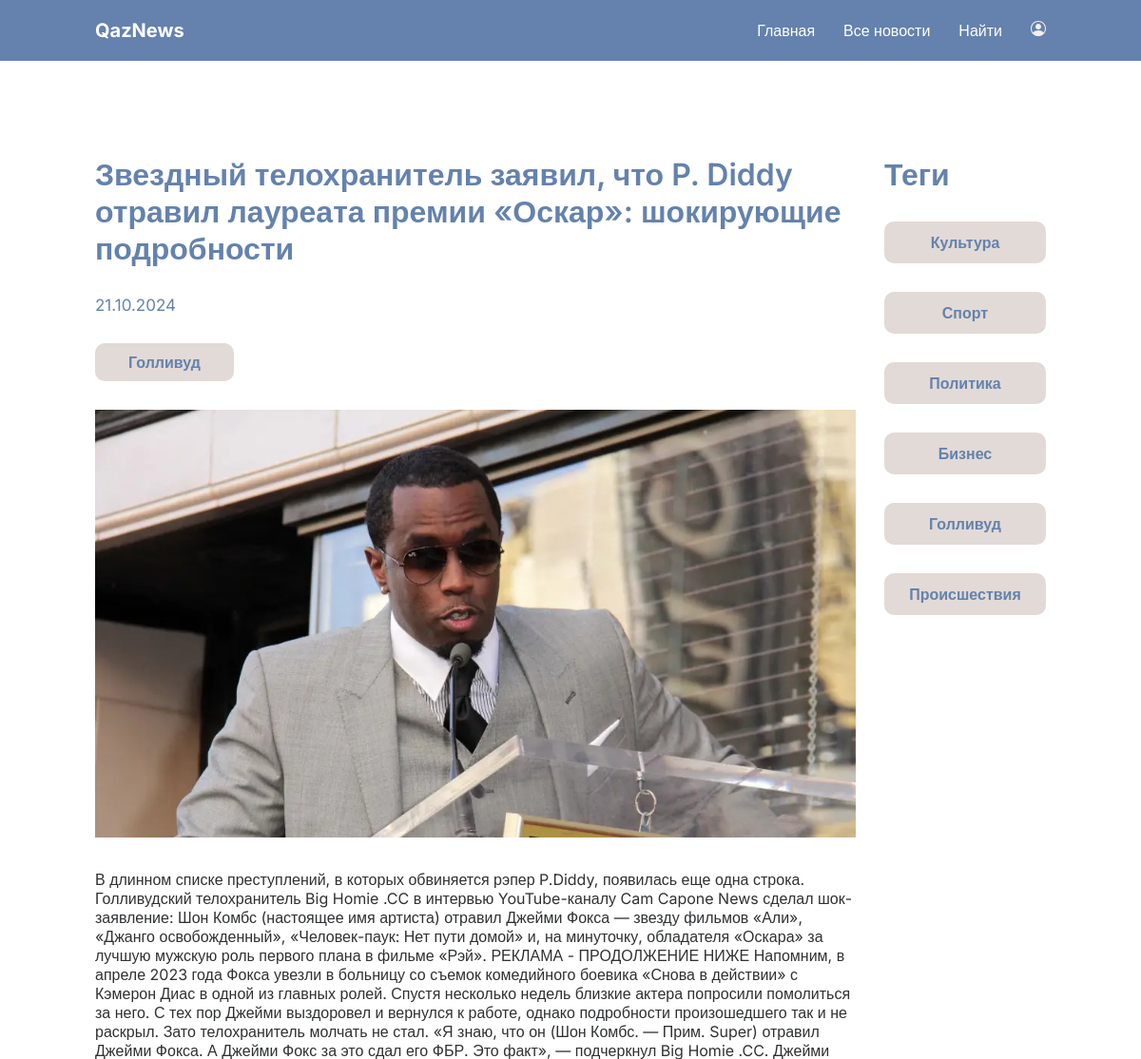
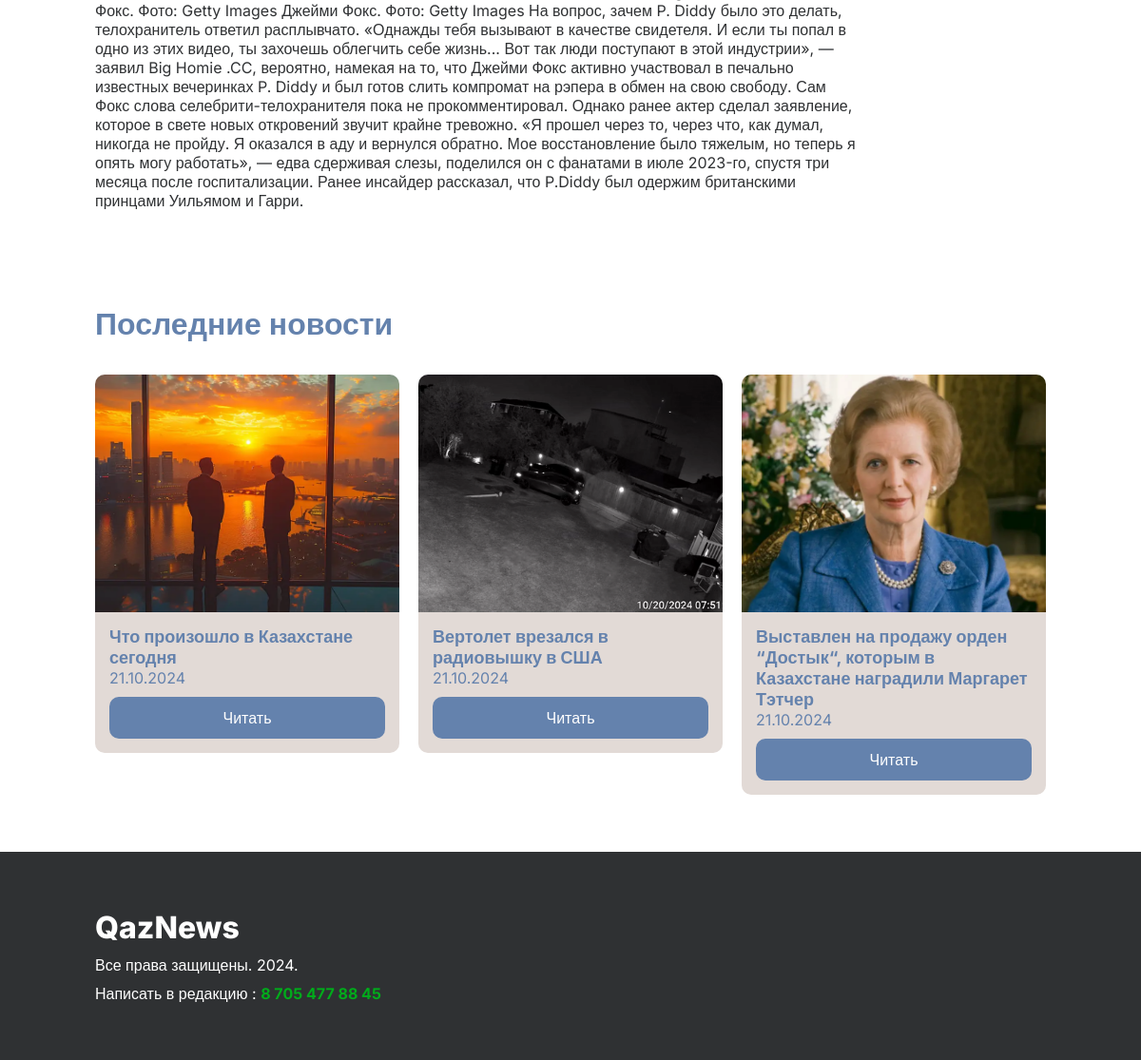
/news/detail/6/, run on the app's committed database (2 pictures, top to bottom).
### core_app/models.py (models this page shows, shortened)
class Post(models.Model):
    title=models.CharField("Название поста",max_length=150)
    tag=models.ForeignKey(Tag,on_delete=models.CASCADE,verbose_name="Тег")
    description=models.TextField("Описание поста")
    image=models.ImageField("Фото",upload_to="news/images/")
    created_at=models.DateTimeField("Дата и время публикации",default=datetime.now)
    class Meta:
        verbose_name="Новость"
        verbose_name_plural="Новости"

class Tag(models.Model):
    name = models.CharField("Название тега", max_length=100)
    slug = models.SlugField(unique=True, editable=False, blank=True)
    class Meta:
        verbose_name = 'Тег'
        verbose_name_plural = 'Теги'

### core_app/views.py (the view)
# urls.py: path('news/detail/<int:pk>/',views.news_detail_page, name='news_detail_page'),
def news_detail_page(request,pk):
    post=get_object_or_404(Post,pk=pk)
    tags=Tag.objects.all()
    last_posts=Post.objects.all().order_by('-created_at')[:3]
    context={
        'post':post,
        'tags':tags,
        'last_posts':last_posts
    }
    return render(request,"./client/news-detail.html",context)

### core_app/templates/client/news-detail.html (shortened to what this page needs)
{% extends 'base.html' %}
{% load static %}
{% block content %}
<section class="page-block">
    <div class="container page-block__row">
        <div class="page-block__item">
            <h1 class="title">{{ post.title }}</h1>
            <span class="news-card__date mb-10">{{ post.created_at|date:"d.m.Y" }}</span>
            <a href="{% url 'tags_news_page' slug=post.tag.slug %}" class="news-card__tag is-reverse mb-10">{{post.tag.name}}</a>
            <img src="{{ post.image.url }}" class="full-width mb-10" alt="{{ post.title }}">
            <p class="dark-text">{{ post.description }}</p>
        </div>
        <div class="page-block__item">
            <h2 class="title">Теги</h2>
            <ul class="tags-nav">
                {% for tag in tags %}
                    <li class="tags-nav__item">
                        <a href="{% url 'tags_news_page' slug=tag.slug%}" class="tags-nav__link">{{ tag.name }}</a>
                    </li>
                {% endfor %}
            </ul>
        </div>
    </div>
</section>
<section class="last-news p-0">
    <div class="container">
        <h3 class="title mb-10">Последние новости</h3>
        <div class="last-news__row">
            {% for last_post in last_posts %}
            <div class="last-news__card">
                <img src="{{ last_post.image.url }}" alt="{{ last_post.title }}" class="last-news__image">
                <div class="last-news-card__body">
                    <h3 class="last-news-card__title">{{ last_post.title }}</h3>
                    <span class="last-news-card__date">{{ last_post.created_at|date:"d.m.Y" }}</span>
                    <a href="{% url 'news_detail_page' last_post.pk %}" class="button is-primary d-block">Читать</a>
                </div>
            </div>
            {% endfor %}
        </div>
    </div>
</section>
{% endblock %}

### core_app/static/css/style.css (style rules this page uses)
* { padding: 0; margin: 0; font-family: "Inter",sans-serif; }
:root { --primary:#6482AD; --light:#ffffff; --secondsry: #E2DAD6; --dark:#2F3133; --saccess:#00AB1B; --danger:#DF5753; }
.container { margin-left: 100px; margin-right: 100px; }
.button { padding: 12px 50px; border-radius: 10px; text-decoration: none; }
.is-primary { background-color: var(--primary); color: var(--light); }
.last-news { padding: 60px 0; background-color: var(--light); }
.title { font-size: 32px; font-weight: 600; color: var(--primary); }
.last-news__row { display: grid; grid-template-columns: auto auto auto; gap: 20px; margin-bottom: 30px; }
.last-news__image { border-top-left-radius: 10px; border-top-right-radius: 10px; position: relative; top: 4px; width: 100%; height: 250px; object-fit: cover; }
.last-news-card__body { padding: 15px; background-color: var(--secondsry); border-bottom-left-radius: 10px; border-bottom-right-radius: 10px; }
.last-news-card__title { font-size: 18px; font-weight: 700; color: var(--primary); }
.last-news-card__date { font-size: 16px; display: block; color:var(--primary); margin-bottom: 10px; }
.d-block { display: block; text-align: center; }
.page-block { padding: 100px 0; background-color: var(--light); }
.page-block__item .title { margin-bottom: 30px; }
.page-block__row { display: grid; grid-template-columns: 800px auto; gap: 30px; }
.news-card__date { color: var(--primary); font-size: 17px; font-weight: 400; display: block; }
.news-card__tag { background-color: var(--light); color: var(--primary); font-weight: 600; text-decoration: none; padding: 10px 35px; border-radius: 10px; display: inline-block; }
.tags-nav { display: flex; flex-direction: column; gap: 30px; }
.tags-nav__item { list-style: none; }
.tags-nav__link { text-align:center; text-decoration: none; font-weight: 600; color: var(--primary); display: block; background-color: var(--secondsry); border-radius: 10px; padding: 12px; }
.news-card__tag.is-reverse { background-color: var(--secondsry); }
.mb-10 { margin-bottom: 30px; }
.full-width { width: 100%; }
.dark-text { color: var(--dark); }
.last-news.p-0 { padding: 0; padding-bottom: 30px; }

### data on the page
Post: title "Звездный телохранитель заявил, что P. Diddy отравил лауреата премии «Оскар»: шокирующие подробности", created_at "21.10.2024", tag.name "Голливуд", image (picture), description "В длинном списке преступлений, в которых обвиняется рэпер P.Diddy, появилась еще одна строка. Голливудский телохранитель Big Homie .CC в интервью YouTube-каналу Cam Capone News сделал шок-заявление: Шон Комбс (настоящее имя артиста) отравил Джейми Фокса — звезду фильмов «Али», «Джанго освобожденный», «Человек-паук: Нет пути домой» и, на минуточку, обладателя «Оскара» за лучшую мужскую роль первого плана в фильме «Рэй». РЕКЛАМА - ПРОДОЛЖЕНИЕ НИЖЕ Напомним, в апреле 2023 года Фокса увезли в больницу со съемок комедийного боевика «Снова в действии» с Кэмерон Диас в одной из главных ролей. Спустя несколько недель близкие актера попросили помолиться за него. С тех пор Джейми выздоровел и…"
Tag: name "Культура"
Tag: name "Спорт"
Tag: name "Политика"
Tag: name "Бизнес"
Tag: name "Голливуд"
Tag: name "Происшествия"
Post: image (picture), title "Что произошло в Казахстане сегодня", created_at "21.10.2024"
Post: image (picture), title "Вертолет врезался в радиовышку в США", created_at "21.10.2024"
Post: image (picture), title "Выставлен на продажу орден “Достык“, которым в Казахстане наградили Маргарет Тэтчер", created_at "21.10.2024"
